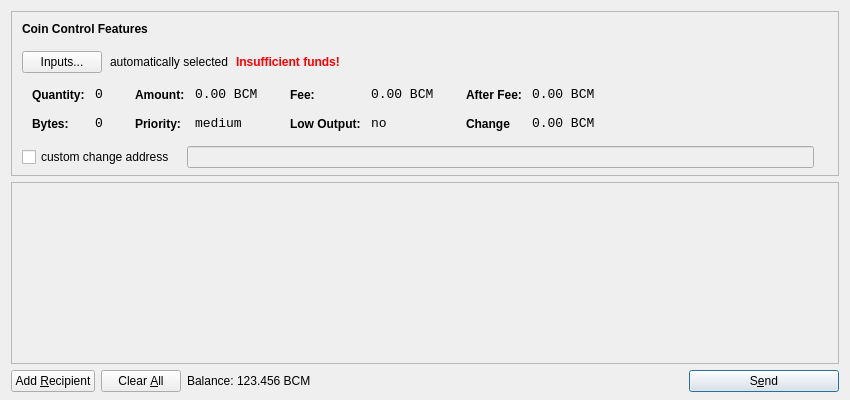
<?xml version="1.0" encoding="UTF-8"?>
<ui version="4.0">
 <class>SendCoinsDialog</class>
 <widget class="QDialog" name="SendCoinsDialog">
  <property name="geometry">
   <rect>
    <x>0</x>
    <y>0</y>
    <width>850</width>
    <height>400</height>
   </rect>
  </property>
  <property name="windowTitle">
   <string>Send Coins</string>
  </property>
  <layout class="QVBoxLayout" name="verticalLayout" stretch="0,1,0">
   <property name="bottomMargin">
    <number>8</number>
   </property>
   <item>
    <widget class="QFrame" name="frameCoinControl">
     <property name="sizePolicy">
      <sizepolicy hsizetype="Expanding" vsizetype="Expanding">
       <horstretch>0</horstretch>
       <verstretch>0</verstretch>
      </sizepolicy>
     </property>
     <property name="maximumSize">
      <size>
       <width>16777215</width>
       <height>16777215</height>
      </size>
     </property>
     <property name="frameShape">
      <enum>QFrame::StyledPanel</enum>
     </property>
     <property name="frameShadow">
      <enum>QFrame::Sunken</enum>
     </property>
     <layout class="QVBoxLayout" name="verticalLayoutCoinControl2">
      <property name="spacing">
       <number>-1</number>
      </property>
      <property name="leftMargin">
       <number>0</number>
      </property>
      <property name="topMargin">
       <number>0</number>
      </property>
      <property name="rightMargin">
       <number>0</number>
      </property>
      <property name="bottomMargin">
       <number>6</number>
      </property>
      <item>
       <layout class="QVBoxLayout" name="verticalLayoutCoinControl" stretch="0,0,0,0,1">
        <property name="spacing">
         <number>0</number>
        </property>
        <property name="leftMargin">
         <number>10</number>
        </property>
        <property name="topMargin">
         <number>10</number>
        </property>
        <item>
         <layout class="QHBoxLayout" name="horizontalLayoutCoinControl1">
          <property name="bottomMargin">
           <number>15</number>
          </property>
          <item>
           <widget class="QLabel" name="labelCoinControlFeatures">
            <property name="sizePolicy">
             <sizepolicy hsizetype="Preferred" vsizetype="Maximum">
              <horstretch>0</horstretch>
              <verstretch>0</verstretch>
             </sizepolicy>
            </property>
            <property name="font">
             <font>
              <weight>75</weight>
              <bold>true</bold>
             </font>
            </property>
            <property name="styleSheet">
             <string notr="true">font-weight:bold;</string>
            </property>
            <property name="text">
             <string>Coin Control Features</string>
            </property>
           </widget>
          </item>
         </layout>
        </item>
        <item>
         <layout class="QHBoxLayout" name="horizontalLayoutCoinControl2" stretch="0,0,0,0">
          <property name="spacing">
           <number>8</number>
          </property>
          <property name="bottomMargin">
           <number>10</number>
          </property>
          <item>
           <widget class="QPushButton" name="pushButtonCoinControl">
            <property name="styleSheet">
             <string notr="true"/>
            </property>
            <property name="text">
             <string>Inputs...</string>
            </property>
           </widget>
          </item>
          <item>
           <widget class="QLabel" name="labelCoinControlAutomaticallySelected">
            <property name="text">
             <string>automatically selected</string>
            </property>
            <property name="margin">
             <number>5</number>
            </property>
           </widget>
          </item>
          <item>
           <widget class="QLabel" name="labelCoinControlInsuffFunds">
            <property name="font">
             <font>
              <weight>75</weight>
              <bold>true</bold>
             </font>
            </property>
            <property name="styleSheet">
             <string notr="true">color:red;font-weight:bold;</string>
            </property>
            <property name="text">
             <string>Insufficient funds!</string>
            </property>
            <property name="margin">
             <number>5</number>
            </property>
           </widget>
          </item>
          <item>
           <spacer name="horizontalSpacerCoinControl">
            <property name="orientation">
             <enum>Qt::Horizontal</enum>
            </property>
            <property name="sizeHint" stdset="0">
             <size>
              <width>40</width>
              <height>1</height>
             </size>
            </property>
           </spacer>
          </item>
         </layout>
        </item>
        <item>
         <widget class="QWidget" name="widgetCoinControl" native="true">
          <property name="sizePolicy">
           <sizepolicy hsizetype="Preferred" vsizetype="Preferred">
            <horstretch>0</horstretch>
            <verstretch>0</verstretch>
           </sizepolicy>
          </property>
          <property name="minimumSize">
           <size>
            <width>0</width>
            <height>0</height>
           </size>
          </property>
          <property name="styleSheet">
           <string notr="true"/>
          </property>
          <layout class="QHBoxLayout" name="horizontalLayoutCoinControl5">
           <property name="margin">
            <number>0</number>
           </property>
           <item>
            <layout class="QHBoxLayout" name="horizontalLayoutCoinControl3" stretch="0,0,0,1">
             <property name="spacing">
              <number>20</number>
             </property>
             <property name="topMargin">
              <number>0</number>
             </property>
             <property name="bottomMargin">
              <number>10</number>
             </property>
             <item>
              <layout class="QFormLayout" name="formLayoutCoinControl1">
               <property name="horizontalSpacing">
                <number>10</number>
               </property>
               <property name="verticalSpacing">
                <number>14</number>
               </property>
               <property name="leftMargin">
                <number>10</number>
               </property>
               <property name="topMargin">
                <number>4</number>
               </property>
               <property name="rightMargin">
                <number>6</number>
               </property>
               <item row="0" column="0">
                <widget class="QLabel" name="labelCoinControlQuantityText">
                 <property name="styleSheet">
                  <string notr="true">font-weight:bold;</string>
                 </property>
                 <property name="text">
                  <string>Quantity:</string>
                 </property>
                 <property name="margin">
                  <number>0</number>
                 </property>
                </widget>
               </item>
               <item row="0" column="1">
                <widget class="QLabel" name="labelCoinControlQuantity">
                 <property name="font">
                  <font>
                   <family>Monospace</family>
                   <pointsize>10</pointsize>
                  </font>
                 </property>
                 <property name="cursor">
                  <cursorShape>IBeamCursor</cursorShape>
                 </property>
                 <property name="contextMenuPolicy">
                  <enum>Qt::ActionsContextMenu</enum>
                 </property>
                 <property name="text">
                  <string>0</string>
                 </property>
                 <property name="margin">
                  <number>0</number>
                 </property>
                 <property name="textInteractionFlags">
                  <set>Qt::LinksAccessibleByMouse|Qt::TextSelectableByKeyboard|Qt::TextSelectableByMouse</set>
                 </property>
                </widget>
               </item>
               <item row="1" column="0">
                <widget class="QLabel" name="labelCoinControlBytesText">
                 <property name="styleSheet">
                  <string notr="true">font-weight:bold;</string>
                 </property>
                 <property name="text">
                  <string>Bytes:</string>
                 </property>
                </widget>
               </item>
               <item row="1" column="1">
                <widget class="QLabel" name="labelCoinControlBytes">
                 <property name="font">
                  <font>
                   <family>Monospace</family>
                   <pointsize>10</pointsize>
                  </font>
                 </property>
                 <property name="cursor">
                  <cursorShape>IBeamCursor</cursorShape>
                 </property>
                 <property name="contextMenuPolicy">
                  <enum>Qt::ActionsContextMenu</enum>
                 </property>
                 <property name="text">
                  <string>0</string>
                 </property>
                 <property name="textInteractionFlags">
                  <set>Qt::LinksAccessibleByMouse|Qt::TextSelectableByKeyboard|Qt::TextSelectableByMouse</set>
                 </property>
                </widget>
               </item>
              </layout>
             </item>
             <item>
              <layout class="QFormLayout" name="formLayoutCoinControl2">
               <property name="horizontalSpacing">
                <number>10</number>
               </property>
               <property name="verticalSpacing">
                <number>14</number>
               </property>
               <property name="leftMargin">
                <number>6</number>
               </property>
               <property name="topMargin">
                <number>4</number>
               </property>
               <property name="rightMargin">
                <number>6</number>
               </property>
               <item row="0" column="0">
                <widget class="QLabel" name="labelCoinControlAmountText">
                 <property name="styleSheet">
                  <string notr="true">font-weight:bold;</string>
                 </property>
                 <property name="text">
                  <string>Amount:</string>
                 </property>
                 <property name="margin">
                  <number>0</number>
                 </property>
                </widget>
               </item>
               <item row="0" column="1">
                <widget class="QLabel" name="labelCoinControlAmount">
                 <property name="font">
                  <font>
                   <family>Monospace</family>
                   <pointsize>10</pointsize>
                  </font>
                 </property>
                 <property name="cursor">
                  <cursorShape>IBeamCursor</cursorShape>
                 </property>
                 <property name="contextMenuPolicy">
                  <enum>Qt::ActionsContextMenu</enum>
                 </property>
                 <property name="text">
                  <string>0.00 BCM</string>
                 </property>
                 <property name="textInteractionFlags">
                  <set>Qt::LinksAccessibleByMouse|Qt::TextSelectableByKeyboard|Qt::TextSelectableByMouse</set>
                 </property>
                </widget>
               </item>
               <item row="1" column="0">
                <widget class="QLabel" name="labelCoinControlPriorityText">
                 <property name="styleSheet">
                  <string notr="true">font-weight:bold;</string>
                 </property>
                 <property name="text">
                  <string>Priority:</string>
                 </property>
                </widget>
               </item>
               <item row="1" column="1">
                <widget class="QLabel" name="labelCoinControlPriority">
                 <property name="font">
                  <font>
                   <family>Monospace</family>
                   <pointsize>10</pointsize>
                  </font>
                 </property>
                 <property name="cursor">
                  <cursorShape>IBeamCursor</cursorShape>
                 </property>
                 <property name="contextMenuPolicy">
                  <enum>Qt::ActionsContextMenu</enum>
                 </property>
                 <property name="text">
                  <string>medium</string>
                 </property>
                 <property name="textInteractionFlags">
                  <set>Qt::LinksAccessibleByMouse|Qt::TextSelectableByKeyboard|Qt::TextSelectableByMouse</set>
                 </property>
                </widget>
               </item>
              </layout>
             </item>
             <item>
              <layout class="QFormLayout" name="formLayoutCoinControl3">
               <property name="horizontalSpacing">
                <number>10</number>
               </property>
               <property name="verticalSpacing">
                <number>14</number>
               </property>
               <property name="leftMargin">
                <number>6</number>
               </property>
               <property name="topMargin">
                <number>4</number>
               </property>
               <property name="rightMargin">
                <number>6</number>
               </property>
               <item row="0" column="0">
                <widget class="QLabel" name="labelCoinControlFeeText">
                 <property name="styleSheet">
                  <string notr="true">font-weight:bold;</string>
                 </property>
                 <property name="text">
                  <string>Fee:</string>
                 </property>
                 <property name="margin">
                  <number>0</number>
                 </property>
                </widget>
               </item>
               <item row="0" column="1">
                <widget class="QLabel" name="labelCoinControlFee">
                 <property name="font">
                  <font>
                   <family>Monospace</family>
                   <pointsize>10</pointsize>
                  </font>
                 </property>
                 <property name="cursor">
                  <cursorShape>IBeamCursor</cursorShape>
                 </property>
                 <property name="contextMenuPolicy">
                  <enum>Qt::ActionsContextMenu</enum>
                 </property>
                 <property name="text">
                  <string>0.00 BCM</string>
                 </property>
                 <property name="textInteractionFlags">
                  <set>Qt::LinksAccessibleByMouse|Qt::TextSelectableByKeyboard|Qt::TextSelectableByMouse</set>
                 </property>
                </widget>
               </item>
               <item row="1" column="0">
                <widget class="QLabel" name="labelCoinControlLowOutputText">
                 <property name="styleSheet">
                  <string notr="true">font-weight:bold;</string>
                 </property>
                 <property name="text">
                  <string>Low Output:</string>
                 </property>
                </widget>
               </item>
               <item row="1" column="1">
                <widget class="QLabel" name="labelCoinControlLowOutput">
                 <property name="font">
                  <font>
                   <family>Monospace</family>
                   <pointsize>10</pointsize>
                  </font>
                 </property>
                 <property name="cursor">
                  <cursorShape>IBeamCursor</cursorShape>
                 </property>
                 <property name="contextMenuPolicy">
                  <enum>Qt::ActionsContextMenu</enum>
                 </property>
                 <property name="text">
                  <string>no</string>
                 </property>
                 <property name="textInteractionFlags">
                  <set>Qt::LinksAccessibleByMouse|Qt::TextSelectableByKeyboard|Qt::TextSelectableByMouse</set>
                 </property>
                </widget>
               </item>
              </layout>
             </item>
             <item>
              <layout class="QFormLayout" name="formLayoutCoinControl4">
               <property name="horizontalSpacing">
                <number>10</number>
               </property>
               <property name="verticalSpacing">
                <number>14</number>
               </property>
               <property name="leftMargin">
                <number>6</number>
               </property>
               <property name="topMargin">
                <number>4</number>
               </property>
               <property name="rightMargin">
                <number>6</number>
               </property>
               <item row="0" column="0">
                <widget class="QLabel" name="labelCoinControlAfterFeeText">
                 <property name="styleSheet">
                  <string notr="true">font-weight:bold;</string>
                 </property>
                 <property name="text">
                  <string>After Fee:</string>
                 </property>
                 <property name="margin">
                  <number>0</number>
                 </property>
                </widget>
               </item>
               <item row="0" column="1">
                <widget class="QLabel" name="labelCoinControlAfterFee">
                 <property name="font">
                  <font>
                   <family>Monospace</family>
                   <pointsize>10</pointsize>
                  </font>
                 </property>
                 <property name="cursor">
                  <cursorShape>IBeamCursor</cursorShape>
                 </property>
                 <property name="contextMenuPolicy">
                  <enum>Qt::ActionsContextMenu</enum>
                 </property>
                 <property name="text">
                  <string>0.00 BCM</string>
                 </property>
                 <property name="textInteractionFlags">
                  <set>Qt::LinksAccessibleByMouse|Qt::TextSelectableByKeyboard|Qt::TextSelectableByMouse</set>
                 </property>
                </widget>
               </item>
               <item row="1" column="0">
                <widget class="QLabel" name="labelCoinControlChangeText">
                 <property name="styleSheet">
                  <string notr="true">font-weight:bold;</string>
                 </property>
                 <property name="text">
                  <string>Change</string>
                 </property>
                </widget>
               </item>
               <item row="1" column="1">
                <widget class="QLabel" name="labelCoinControlChange">
                 <property name="font">
                  <font>
                   <family>Monospace</family>
                   <pointsize>10</pointsize>
                  </font>
                 </property>
                 <property name="cursor">
                  <cursorShape>IBeamCursor</cursorShape>
                 </property>
                 <property name="contextMenuPolicy">
                  <enum>Qt::ActionsContextMenu</enum>
                 </property>
                 <property name="text">
                  <string>0.00 BCM</string>
                 </property>
                 <property name="textInteractionFlags">
                  <set>Qt::LinksAccessibleByMouse|Qt::TextSelectableByKeyboard|Qt::TextSelectableByMouse</set>
                 </property>
                </widget>
               </item>
              </layout>
             </item>
            </layout>
           </item>
          </layout>
         </widget>
        </item>
        <item>
         <layout class="QHBoxLayout" name="horizontalLayoutCoinControl4" stretch="0,0,0">
          <property name="spacing">
           <number>12</number>
          </property>
          <property name="sizeConstraint">
           <enum>QLayout::SetDefaultConstraint</enum>
          </property>
          <property name="topMargin">
           <number>5</number>
          </property>
          <property name="rightMargin">
           <number>5</number>
          </property>
          <item>
           <widget class="QCheckBox" name="checkBoxCoinControlChange">
            <property name="text">
             <string>custom change address</string>
            </property>
           </widget>
          </item>
          <item>
           <widget class="QLineEdit" name="lineEditCoinControlChange">
            <property name="enabled">
             <bool>false</bool>
            </property>
            <property name="sizePolicy">
             <sizepolicy hsizetype="Expanding" vsizetype="Fixed">
              <horstretch>0</horstretch>
              <verstretch>0</verstretch>
             </sizepolicy>
            </property>
           </widget>
          </item>
          <item>
           <widget class="QLabel" name="labelCoinControlChangeLabel">
            <property name="sizePolicy">
             <sizepolicy hsizetype="Preferred" vsizetype="Expanding">
              <horstretch>0</horstretch>
              <verstretch>0</verstretch>
             </sizepolicy>
            </property>
            <property name="minimumSize">
             <size>
              <width>0</width>
              <height>0</height>
             </size>
            </property>
            <property name="text">
             <string/>
            </property>
            <property name="margin">
             <number>3</number>
            </property>
           </widget>
          </item>
         </layout>
        </item>
        <item>
         <spacer name="verticalSpacerCoinControl">
          <property name="orientation">
           <enum>Qt::Vertical</enum>
          </property>
          <property name="sizeHint" stdset="0">
           <size>
            <width>800</width>
            <height>1</height>
           </size>
          </property>
         </spacer>
        </item>
       </layout>
      </item>
     </layout>
    </widget>
   </item>
   <item>
    <widget class="QScrollArea" name="scrollArea">
     <property name="widgetResizable">
      <bool>true</bool>
     </property>
     <widget class="QWidget" name="scrollAreaWidgetContents">
      <property name="geometry">
       <rect>
        <x>0</x>
        <y>0</y>
        <width>830</width>
        <height>165</height>
       </rect>
      </property>
      <layout class="QVBoxLayout" name="verticalLayout_2">
       <property name="margin">
        <number>0</number>
       </property>
       <item>
        <layout class="QVBoxLayout" name="entries">
         <property name="spacing">
          <number>6</number>
         </property>
        </layout>
       </item>
       <item>
        <spacer name="verticalSpacer">
         <property name="orientation">
          <enum>Qt::Vertical</enum>
         </property>
         <property name="sizeHint" stdset="0">
          <size>
           <width>20</width>
           <height>40</height>
          </size>
         </property>
        </spacer>
       </item>
      </layout>
     </widget>
    </widget>
   </item>
   <item>
    <layout class="QHBoxLayout" name="horizontalLayout">
     <item>
      <widget class="QPushButton" name="addButton">
       <property name="toolTip">
        <string>Send to multiple recipients at once</string>
       </property>
       <property name="text">
        <string>Add &amp;Recipient</string>
       </property>
       <property name="icon">
        <iconset resource="../bitcoin.qrc">
         <normaloff>:/icons/add</normaloff>:/icons/add</iconset>
       </property>
       <property name="autoDefault">
        <bool>false</bool>
       </property>
      </widget>
     </item>
     <item>
      <widget class="QPushButton" name="clearButton">
       <property name="sizePolicy">
        <sizepolicy hsizetype="Minimum" vsizetype="Fixed">
         <horstretch>0</horstretch>
         <verstretch>0</verstretch>
        </sizepolicy>
       </property>
       <property name="toolTip">
        <string>Remove all transaction fields</string>
       </property>
       <property name="text">
        <string>Clear &amp;All</string>
       </property>
       <property name="icon">
        <iconset resource="../bitcoin.qrc">
         <normaloff>:/icons/remove</normaloff>:/icons/remove</iconset>
       </property>
       <property name="autoRepeatDelay">
        <number>300</number>
       </property>
       <property name="autoDefault">
        <bool>false</bool>
       </property>
      </widget>
     </item>
     <item>
      <layout class="QHBoxLayout" name="horizontalLayout_2">
       <property name="spacing">
        <number>3</number>
       </property>
       <item>
        <widget class="QLabel" name="label">
         <property name="sizePolicy">
          <sizepolicy hsizetype="Preferred" vsizetype="Fixed">
           <horstretch>0</horstretch>
           <verstretch>0</verstretch>
          </sizepolicy>
         </property>
         <property name="text">
          <string>Balance:</string>
         </property>
        </widget>
       </item>
       <item>
        <widget class="QLabel" name="labelBalance">
         <property name="sizePolicy">
          <sizepolicy hsizetype="Preferred" vsizetype="Fixed">
           <horstretch>0</horstretch>
           <verstretch>0</verstretch>
          </sizepolicy>
         </property>
         <property name="cursor">
          <cursorShape>IBeamCursor</cursorShape>
         </property>
         <property name="text">
          <string>123.456 BCM</string>
         </property>
         <property name="textInteractionFlags">
          <set>Qt::LinksAccessibleByMouse|Qt::TextSelectableByKeyboard|Qt::TextSelectableByMouse</set>
         </property>
        </widget>
       </item>
      </layout>
     </item>
     <item>
      <spacer name="horizontalSpacer">
       <property name="orientation">
        <enum>Qt::Horizontal</enum>
       </property>
       <property name="sizeHint" stdset="0">
        <size>
         <width>40</width>
         <height>20</height>
        </size>
       </property>
      </spacer>
     </item>
     <item>
      <widget class="QPushButton" name="sendButton">
       <property name="minimumSize">
        <size>
         <width>150</width>
         <height>0</height>
        </size>
       </property>
       <property name="toolTip">
        <string>Confirm the send action</string>
       </property>
       <property name="text">
        <string>S&amp;end</string>
       </property>
       <property name="icon">
        <iconset resource="../bitcoin.qrc">
         <normaloff>:/icons/send</normaloff>:/icons/send</iconset>
       </property>
       <property name="default">
        <bool>true</bool>
       </property>
      </widget>
     </item>
    </layout>
   </item>
  </layout>
 </widget>
 <resources>
  <include location="../bitcoin.qrc"/>
 </resources>
 <connections/>
</ui>
